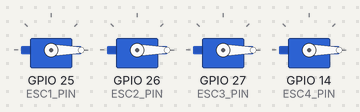
A sketch run on a simulated ESP32. Shown: 4 × servo.

Above: at 0.0 s.
At 5.0 s:
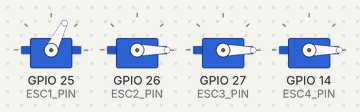
At 9.0 s:
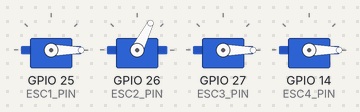
At 13.0 s:
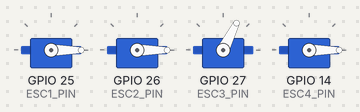
At 21.0 s:
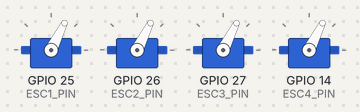
At 38.6 s:
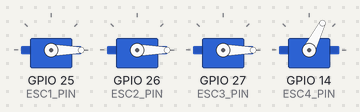
Timing chart, 0 to 40.0 s (numbered marks = the images above):
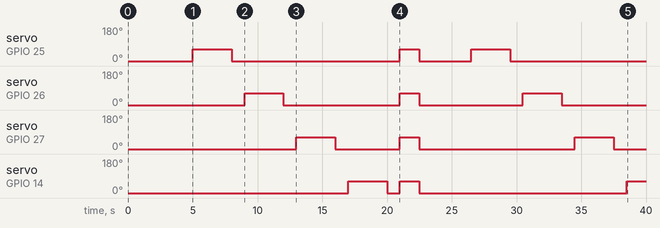

Measured:
- by itself, servo on GPIO 25 (ESC1_PIN): goes 63° 3.0 s, 0° 13.0 s, 63° 1.5 s, 0° 4.0 s, 63° 3.0 s, then 0°
- by itself, servo on GPIO 26 (ESC2_PIN): goes 63° 3.0 s, 0° 9.0 s, 63° 1.5 s, 0° 8.0 s, 63° 3.0 s, then 0°
- by itself, servo on GPIO 27 (ESC3_PIN): goes 63° 3.0 s, 0° 5.0 s, 63° 1.5 s, 0° 12.0 s, 63° 3.0 s, then 0°
- by itself, servo on GPIO 14 (ESC4_PIN): goes 63° 3.0 s, 0° 1.0 s, 63° 1.5 s, 0° 16.0 s, then 63°

The sketch:

sketch_sep12b.ino
```cpp
#include <ESP32Servo.h>

Servo esc1;
Servo esc2;
Servo esc3;
Servo esc4;

// Motor Pin Assignments
const int ESC1_PIN = 25;
const int ESC2_PIN = 26;
const int ESC3_PIN = 27;
const int ESC4_PIN = 14;

// Throttle Calibration Constants
const int STOP_THROTTLE = 1000;   // 1000 us: Stop / ESC low endpoint
const int SPIN_THROTTLE = 1350;   // 1350 us: Reliable spin threshold

void setAll(int us) {
  esc1.writeMicroseconds(us);
  esc2.writeMicroseconds(us);
  esc3.writeMicroseconds(us);
  esc4.writeMicroseconds(us);
}

void setup() {
  // Allow the ESCs to receive standard 50 Hz PWM servo pulses
  esc1.setPeriodHertz(50);
  esc2.setPeriodHertz(50);
  esc3.setPeriodHertz(50);
  esc4.setPeriodHertz(50);

  esc1.attach(ESC1_PIN, 1000, 2000);
  esc2.attach(ESC2_PIN, 1000, 2000);
  esc3.attach(ESC3_PIN, 1000, 2000);
  esc4.attach(ESC4_PIN, 1000, 2000);

  // Arming sequence: force low idle endpoint
  setAll(STOP_THROTTLE);

  // 5-second initial safety pause after boot/battery connection
  delay(5000);
}

// Helper function: Run a single target motor for exactly duration_ms
void pulseMotor(Servo &esc, int pulse_us, int duration_ms) {
  esc.writeMicroseconds(pulse_us);
  delay(duration_ms);
  esc.writeMicroseconds(STOP_THROTTLE);
  delay(1000); // 1-second resting pause between steps
}

void loop() {
  // --- Round-Robin Pattern: 1 Motor at a time (3 seconds each) ---

  // 1. Motor 1
  pulseMotor(esc1, SPIN_THROTTLE, 3000);

  // 2. Motor 2
  pulseMotor(esc2, SPIN_THROTTLE, 3000);

  // 3. Motor 3
  pulseMotor(esc3, SPIN_THROTTLE, 3000);

  // 4. Motor 4
  pulseMotor(esc4, SPIN_THROTTLE, 3000);

  // --- Finale: All 4 motors gentle 1.5-second spin ---
  setAll(SPIN_THROTTLE);
  delay(1500);
  setAll(STOP_THROTTLE);

  // 4-second cool-down pause before restarting sequence
  delay(4000);
}
```
